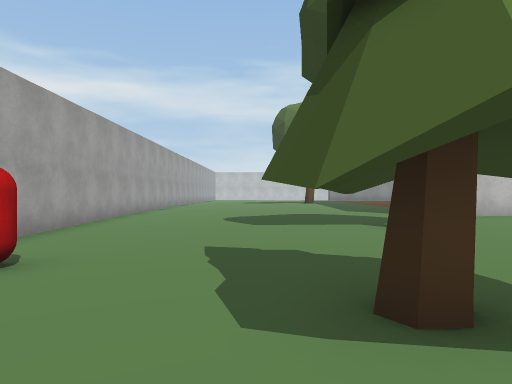
view 1 (above)

24 first-person views from a walk through a Unity game level. The camera is 1.4 m above the floor, looks level and sees 70° across. The floor is counted in squares, 2 m on a side. Each view is taken from the middle of a square. On the plan, view 1 faces up. The plan holds only what a view shows up to about 11 squares ahead; the rest is blank. The place goes on beyond the plan. The player character is not drawn. Some surface patterns are stand-ins.

view 2
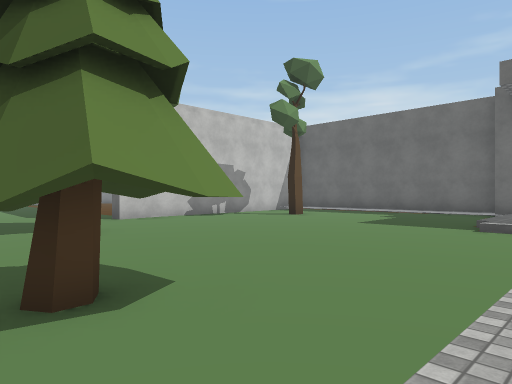

view 3
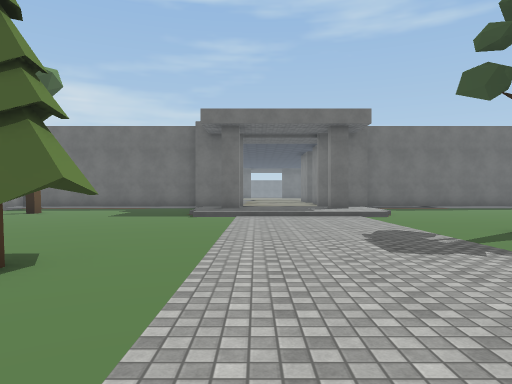

view 4
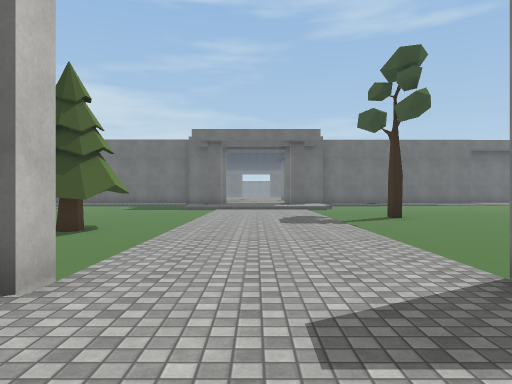

view 5
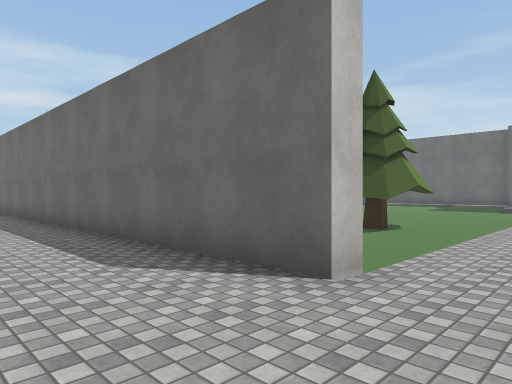

view 6
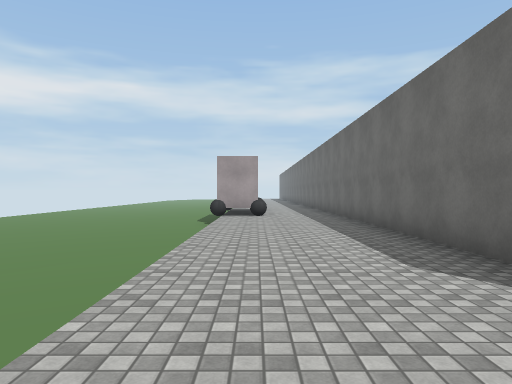

view 7
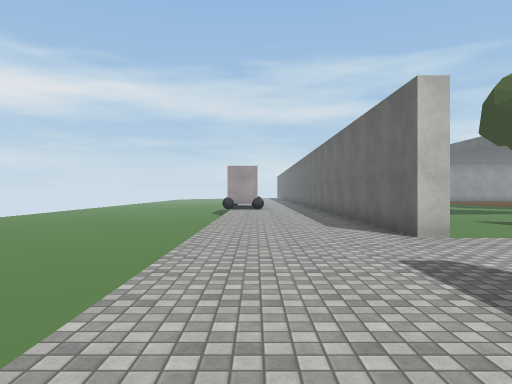

view 8
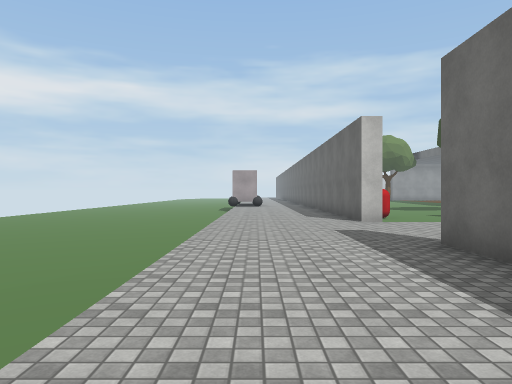

view 9
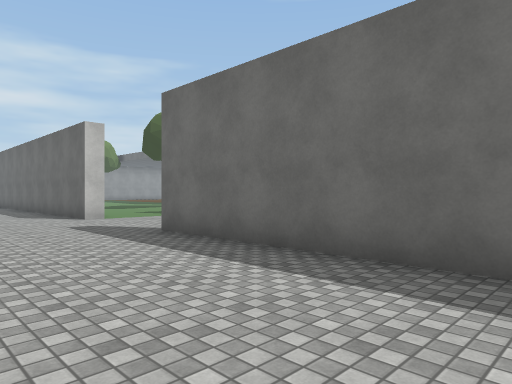

view 10
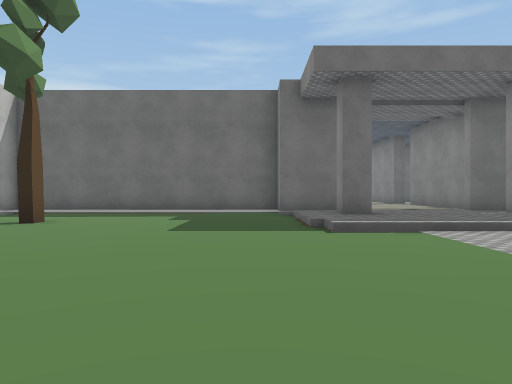

view 11
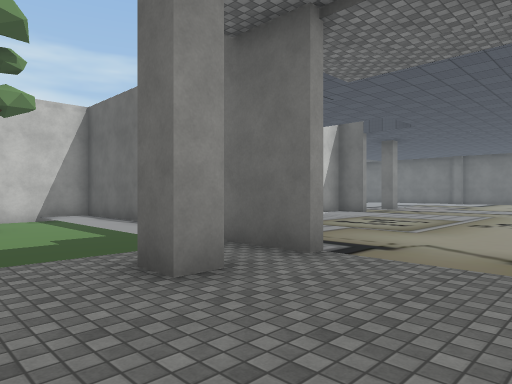

view 12
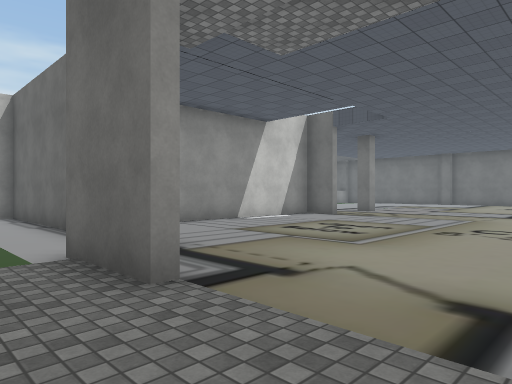

view 13
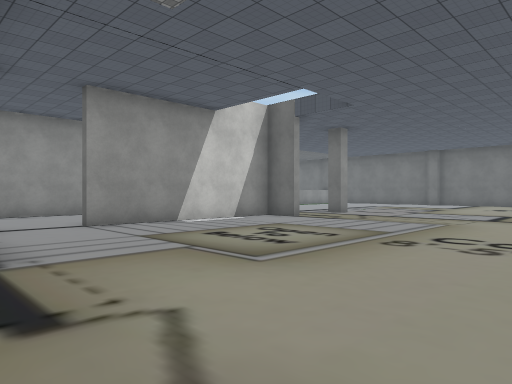

view 14
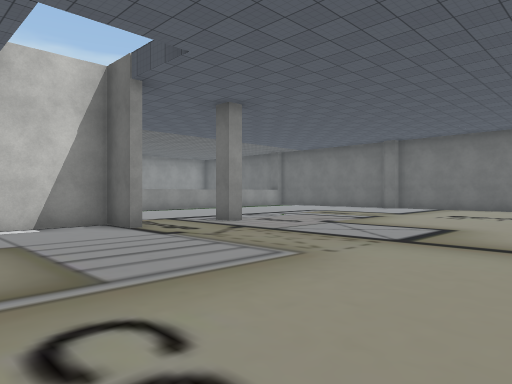

view 15
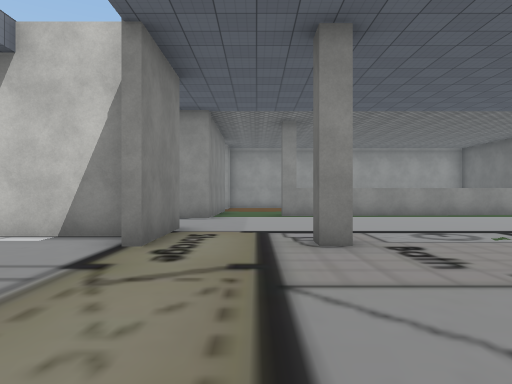

view 16
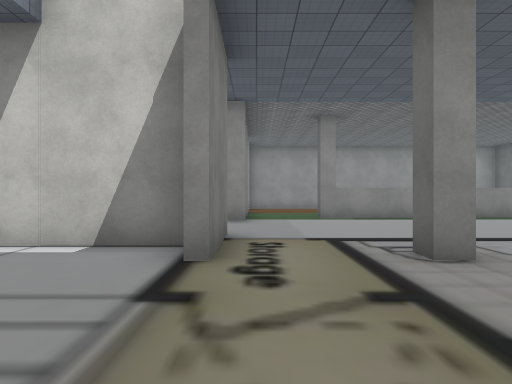

view 17
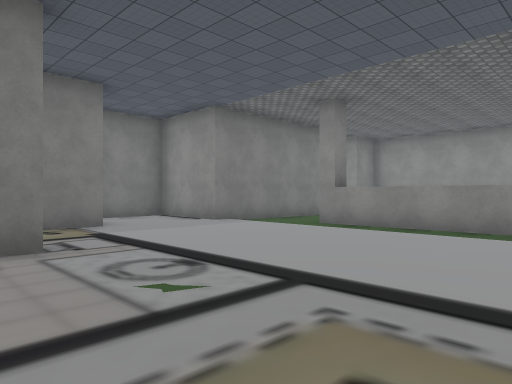

view 18
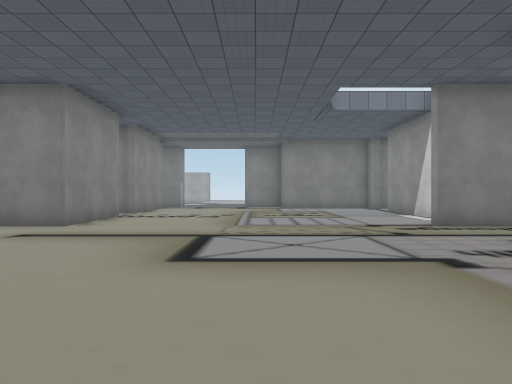

view 19
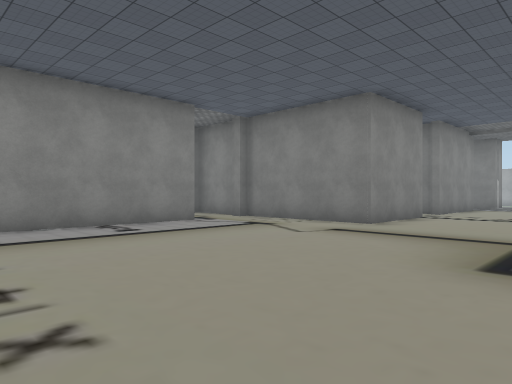

view 20
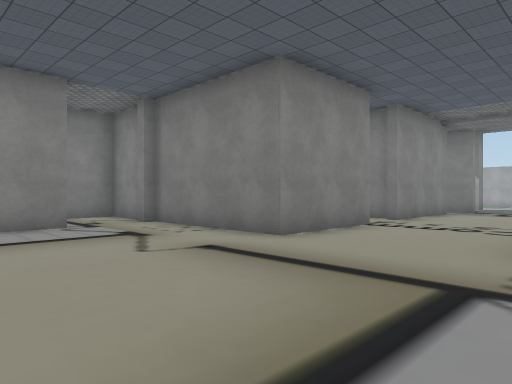

view 21
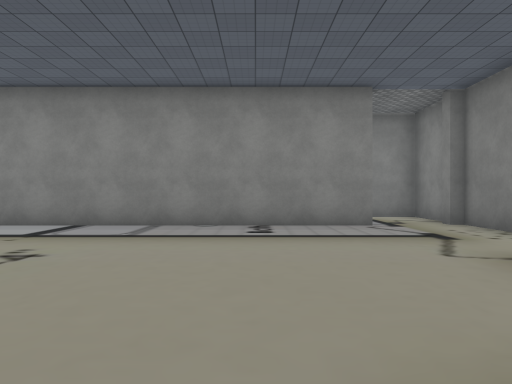

view 22
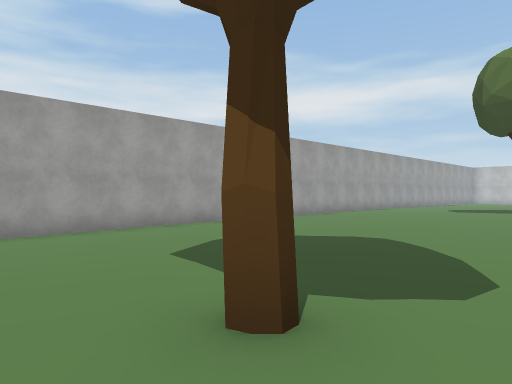

view 23
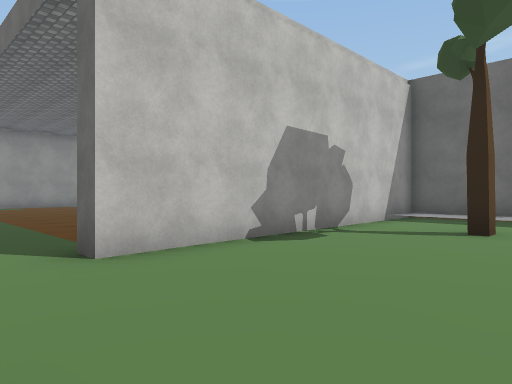

view 24
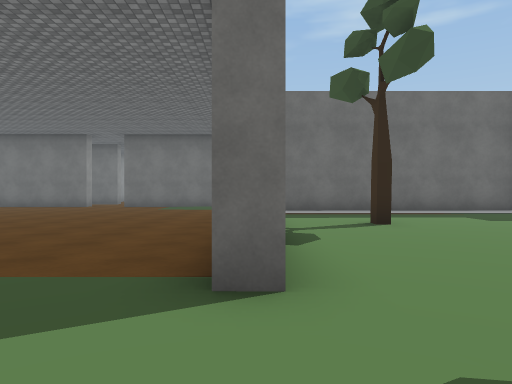

### Floor plan
Key: @ floor where view 1 was taken; # wall or solid block; x gap in a wall; . main floor; : floor 0.25 m higher than the main floor; - floor 0.25 m lower than the main floor; _ floor 0.5 m lower than the main floor; / step, stairs or slope; T tree; C red capsule; B ball.
Columns run from 10 left of view 1 to 28 right of it. Each row starts with its distance up from view 1.
 17            ..T ..
 16           ...  ..     ..
 15          -...  ..    ...
 14         ---..  ..  .....
 13         ---.............
 12       # ---.............
 11       #----.............      #::######
 10      .#-----...........       #::::::::
  9 __BB..#-----...################::::::::
  8 __/...#-----........./# ::: #::::::::::
  7 __/...#-----.......T./# ::  #::::::::::
  6 __/...#-----.T......./# ::  # #::::::::
  5 __/...#-----........./# :######::::::::
  4 __/...#C-----......../#:::::::#::#:::::
  3 __....#_---TT......../#::::::::::::::::
  2 __....#_--TT-......../#::::::::::::::::
  1 __....#_----T.....///##::::::::::::::::
  0 __....#_--@--.....::##:::::::::::::::::
 -1 __................:::::::::::::::::::::
 -2 __................:::::::::::::::::::::
 -3 __................:::::::::::::::::::::
 -4 __..../////////...: #x#####:###::::::::
 -5 __....#------...../       #   #::::::::
 -6  _....# ----..T....           #::::::::
 -7  _....#   --.......           #::::::::
 -8   /...#    ....  ..           #::######
 -9   /...#      ..               #::
-10   /...                        ###

Positions as (right, up) in squares from view 1, and headings:
1: (0, 0), facing up
2: (0, -1), facing up-right
3: (-3, -1), facing right
4: (-7, -2), facing right
5: (-7, -2), facing up-right
6: (-7, -2), facing up
7: (-7, -6), facing up
8: (-7, -9), facing up
9: (-8, -10), facing up-right
10: (2, 2), facing right
11: (8, -3), facing up-right
12: (10, -3), facing up-right
13: (12, -3), facing up-right
14: (17, -3), facing up-right
15: (22, -1), facing up
16: (21, 0), facing up
17: (28, 3), facing up-left
18: (28, 0), facing left
19: (28, 0), facing down-left
20: (25, 0), facing down-left
21: (25, 0), facing down
22: (4, 5), facing up-left
23: (3, 5), facing up-right
24: (2, 9), facing right
